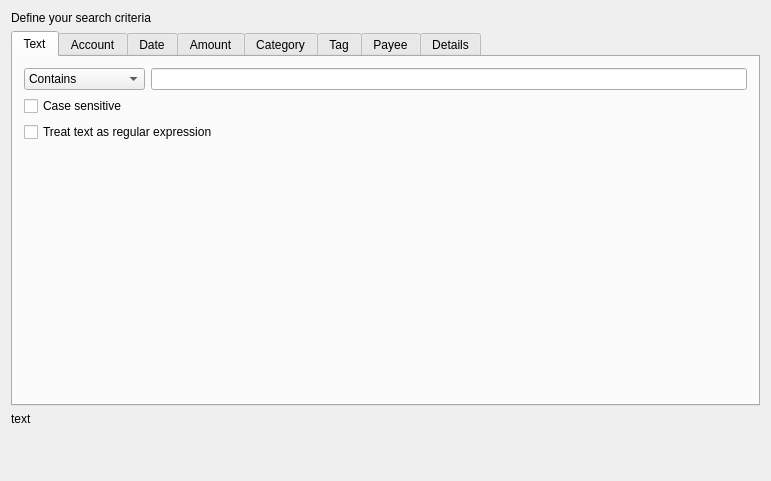
<?xml version="1.0" encoding="UTF-8"?>
<ui version="4.0">
 <class>KTransactionFilter</class>
 <widget class="QWidget" name="KTransactionFilter">
  <property name="geometry">
   <rect>
    <x>0</x>
    <y>0</y>
    <width>771</width>
    <height>481</height>
   </rect>
  </property>
  <property name="windowTitle">
   <string>Search transactions</string>
  </property>
  <property name="sizeGripEnabled" stdset="0">
   <bool>true</bool>
  </property>
  <layout class="QVBoxLayout" name="verticalLayout">
   <item>
    <widget class="QLabel" name="TextLabel1">
     <property name="text">
      <string>Define your search criteria</string>
     </property>
     <property name="wordWrap">
      <bool>false</bool>
     </property>
    </widget>
   </item>
   <item>
    <widget class="QTabWidget" name="m_criteriaTab">
     <property name="sizePolicy">
      <sizepolicy hsizetype="Preferred" vsizetype="Preferred">
       <horstretch>0</horstretch>
       <verstretch>3</verstretch>
      </sizepolicy>
     </property>
     <property name="currentIndex">
      <number>0</number>
     </property>
     <widget class="QWidget" name="m_textTab">
      <attribute name="title">
       <string>Text</string>
      </attribute>
      <layout class="QGridLayout">
       <item row="3" column="2">
        <spacer name="Spacer20">
         <property name="orientation">
          <enum>Qt::Vertical</enum>
         </property>
         <property name="sizeType">
          <enum>QSizePolicy::Expanding</enum>
         </property>
         <property name="sizeHint" stdset="0">
          <size>
           <width>16</width>
           <height>83</height>
          </size>
         </property>
        </spacer>
       </item>
       <item row="0" column="1" colspan="2">
        <widget class="KLineEdit" name="m_textEdit">
         <property name="sizePolicy">
          <sizepolicy hsizetype="Expanding" vsizetype="Fixed">
           <horstretch>1</horstretch>
           <verstretch>0</verstretch>
          </sizepolicy>
         </property>
         <property name="minimumSize">
          <size>
           <width>300</width>
           <height>0</height>
          </size>
         </property>
         <property name="showClearButton" stdset="0">
          <bool>true</bool>
         </property>
        </widget>
       </item>
       <item row="0" column="0">
        <widget class="KComboBox" name="m_textNegate">
         <item>
          <property name="text">
           <string>Contains</string>
          </property>
         </item>
         <item>
          <property name="text">
           <string>Does not contain</string>
          </property>
         </item>
        </widget>
       </item>
       <item row="2" column="0" colspan="3">
        <widget class="QCheckBox" name="m_regExp">
         <property name="text">
          <string>Treat text as regular expression</string>
         </property>
        </widget>
       </item>
       <item row="1" column="0" colspan="2">
        <widget class="QCheckBox" name="m_caseSensitive">
         <property name="text">
          <string>Case sensitive</string>
         </property>
        </widget>
       </item>
      </layout>
     </widget>
     <widget class="QWidget" name="m_accountTab">
      <attribute name="title">
       <string>Account</string>
      </attribute>
      <layout class="QVBoxLayout" name="_2">
       <property name="spacing">
        <number>6</number>
       </property>
       <property name="leftMargin">
        <number>11</number>
       </property>
       <property name="topMargin">
        <number>11</number>
       </property>
       <property name="rightMargin">
        <number>11</number>
       </property>
       <property name="bottomMargin">
        <number>11</number>
       </property>
       <item>
        <widget class="KMyMoneyAccountSelector" name="m_accountsView" native="true"/>
       </item>
      </layout>
     </widget>
     <widget class="QWidget" name="m_dateTab">
      <attribute name="title">
       <string>Date</string>
      </attribute>
      <layout class="QVBoxLayout" name="dateTabLayout">
       <item>
        <layout class="QHBoxLayout" name="dateRangeLayout">
         <item>
          <spacer name="Spacer25">
           <property name="orientation">
            <enum>Qt::Horizontal</enum>
           </property>
           <property name="sizeType">
            <enum>QSizePolicy::Expanding</enum>
           </property>
           <property name="sizeHint" stdset="0">
            <size>
             <width>40</width>
             <height>20</height>
            </size>
           </property>
          </spacer>
         </item>
        </layout>
       </item>
       <item>
        <spacer name="Spacer22">
         <property name="orientation">
          <enum>Qt::Vertical</enum>
         </property>
         <property name="sizeType">
          <enum>QSizePolicy::Expanding</enum>
         </property>
         <property name="sizeHint" stdset="0">
          <size>
           <width>20</width>
           <height>30</height>
          </size>
         </property>
        </spacer>
       </item>
      </layout>
     </widget>
     <widget class="QWidget" name="m_amountTab">
      <attribute name="title">
       <string>Amount</string>
      </attribute>
      <layout class="QVBoxLayout" name="_3">
       <item>
        <layout class="QHBoxLayout" name="_4">
         <item>
          <widget class="QFrame" name="frame">
           <property name="frameShape">
            <enum>QFrame::NoFrame</enum>
           </property>
           <property name="frameShadow">
            <enum>QFrame::Sunken</enum>
           </property>
           <layout class="QVBoxLayout" name="_5">
            <property name="leftMargin">
             <number>0</number>
            </property>
            <property name="topMargin">
             <number>0</number>
            </property>
            <property name="rightMargin">
             <number>0</number>
            </property>
            <property name="bottomMargin">
             <number>0</number>
            </property>
            <item>
             <widget class="QRadioButton" name="m_amountButton">
              <property name="text">
               <string>Search this amount</string>
              </property>
             </widget>
            </item>
            <item>
             <widget class="QRadioButton" name="m_amountRangeButton">
              <property name="text">
               <string>Search amount in the range</string>
              </property>
             </widget>
            </item>
           </layout>
          </widget>
         </item>
         <item>
          <layout class="QGridLayout" name="_6">
           <item row="2" column="1">
            <widget class="AmountEdit" name="m_amountToEdit" native="true">
             <property name="minimumSize">
              <size>
               <width>100</width>
               <height>0</height>
              </size>
             </property>
            </widget>
           </item>
           <item row="0" column="0">
            <widget class="QLabel" name="TextLabel9">
             <property name="text">
              <string/>
             </property>
             <property name="wordWrap">
              <bool>false</bool>
             </property>
            </widget>
           </item>
           <item row="2" column="0">
            <widget class="QLabel" name="TextLabel8">
             <property name="text">
              <string comment="to (amount)">to</string>
             </property>
             <property name="wordWrap">
              <bool>false</bool>
             </property>
            </widget>
           </item>
           <item row="0" column="1">
            <widget class="AmountEdit" name="m_amountEdit" native="true">
             <property name="minimumSize">
              <size>
               <width>100</width>
               <height>0</height>
              </size>
             </property>
            </widget>
           </item>
           <item row="1" column="0">
            <widget class="QLabel" name="TextLabel7">
             <property name="text">
              <string comment="from (amount)">from</string>
             </property>
             <property name="wordWrap">
              <bool>false</bool>
             </property>
            </widget>
           </item>
           <item row="1" column="1">
            <widget class="AmountEdit" name="m_amountFromEdit" native="true">
             <property name="minimumSize">
              <size>
               <width>100</width>
               <height>0</height>
              </size>
             </property>
            </widget>
           </item>
          </layout>
         </item>
         <item>
          <spacer name="Spacer28">
           <property name="orientation">
            <enum>Qt::Horizontal</enum>
           </property>
           <property name="sizeType">
            <enum>QSizePolicy::Expanding</enum>
           </property>
           <property name="sizeHint" stdset="0">
            <size>
             <width>16</width>
             <height>16</height>
            </size>
           </property>
          </spacer>
         </item>
        </layout>
       </item>
       <item>
        <spacer name="Spacer27">
         <property name="orientation">
          <enum>Qt::Vertical</enum>
         </property>
         <property name="sizeType">
          <enum>QSizePolicy::Expanding</enum>
         </property>
         <property name="sizeHint" stdset="0">
          <size>
           <width>16</width>
           <height>75</height>
          </size>
         </property>
        </spacer>
       </item>
      </layout>
     </widget>
     <widget class="QWidget" name="m_categoryTab">
      <attribute name="title">
       <string>Category</string>
      </attribute>
      <layout class="QVBoxLayout" name="_7">
       <item>
        <widget class="KMyMoneyAccountSelector" name="m_categoriesView" native="true"/>
       </item>
      </layout>
     </widget>
     <widget class="QWidget" name="m_tagTab">
      <attribute name="title">
       <string>Tag</string>
      </attribute>
      <layout class="QHBoxLayout" name="_8">
       <property name="spacing">
        <number>6</number>
       </property>
       <property name="leftMargin">
        <number>11</number>
       </property>
       <property name="topMargin">
        <number>11</number>
       </property>
       <property name="rightMargin">
        <number>11</number>
       </property>
       <property name="bottomMargin">
        <number>11</number>
       </property>
       <item>
        <layout class="QVBoxLayout" name="_9">
         <property name="spacing">
          <number>6</number>
         </property>
         <property name="leftMargin">
          <number>0</number>
         </property>
         <property name="topMargin">
          <number>0</number>
         </property>
         <property name="rightMargin">
          <number>0</number>
         </property>
         <property name="bottomMargin">
          <number>0</number>
         </property>
         <item>
          <widget class="QTreeWidget" name="m_tagsView">
           <property name="rootIsDecorated">
            <bool>false</bool>
           </property>
           <column>
            <property name="text">
             <string>Tag</string>
            </property>
           </column>
          </widget>
         </item>
         <item>
          <widget class="QCheckBox" name="m_emptyTagsButton">
           <property name="text">
            <string>Select transactions without tags</string>
           </property>
          </widget>
         </item>
        </layout>
       </item>
       <item>
        <layout class="QVBoxLayout" name="_10">
         <property name="spacing">
          <number>6</number>
         </property>
         <property name="leftMargin">
          <number>0</number>
         </property>
         <property name="topMargin">
          <number>0</number>
         </property>
         <property name="rightMargin">
          <number>0</number>
         </property>
         <property name="bottomMargin">
          <number>0</number>
         </property>
         <item>
          <widget class="QPushButton" name="m_allTagsButton">
           <property name="text">
            <string>Select all</string>
           </property>
          </widget>
         </item>
         <item>
          <widget class="QPushButton" name="m_clearTagsButton">
           <property name="text">
            <string>Select none</string>
           </property>
          </widget>
         </item>
         <item>
          <spacer name="Spacer29">
           <property name="orientation">
            <enum>Qt::Vertical</enum>
           </property>
           <property name="sizeType">
            <enum>QSizePolicy::Expanding</enum>
           </property>
           <property name="sizeHint" stdset="0">
            <size>
             <width>0</width>
             <height>42</height>
            </size>
           </property>
          </spacer>
         </item>
        </layout>
       </item>
      </layout>
     </widget>
     <widget class="QWidget" name="m_payeeTab">
      <attribute name="title">
       <string>Payee</string>
      </attribute>
      <layout class="QHBoxLayout" name="_11">
       <property name="spacing">
        <number>6</number>
       </property>
       <property name="leftMargin">
        <number>11</number>
       </property>
       <property name="topMargin">
        <number>11</number>
       </property>
       <property name="rightMargin">
        <number>11</number>
       </property>
       <property name="bottomMargin">
        <number>11</number>
       </property>
       <item>
        <layout class="QVBoxLayout" name="_12">
         <property name="spacing">
          <number>6</number>
         </property>
         <property name="leftMargin">
          <number>0</number>
         </property>
         <property name="topMargin">
          <number>0</number>
         </property>
         <property name="rightMargin">
          <number>0</number>
         </property>
         <property name="bottomMargin">
          <number>0</number>
         </property>
         <item>
          <widget class="QTreeWidget" name="m_payeesView">
           <property name="rootIsDecorated">
            <bool>false</bool>
           </property>
           <column>
            <property name="text">
             <string>Payee</string>
            </property>
           </column>
          </widget>
         </item>
         <item>
          <widget class="QCheckBox" name="m_emptyPayeesButton">
           <property name="text">
            <string>Select transactions without payees</string>
           </property>
          </widget>
         </item>
        </layout>
       </item>
       <item>
        <layout class="QVBoxLayout" name="_13">
         <property name="spacing">
          <number>6</number>
         </property>
         <property name="leftMargin">
          <number>0</number>
         </property>
         <property name="topMargin">
          <number>0</number>
         </property>
         <property name="rightMargin">
          <number>0</number>
         </property>
         <property name="bottomMargin">
          <number>0</number>
         </property>
         <item>
          <widget class="QPushButton" name="m_allPayeesButton">
           <property name="text">
            <string>Select all</string>
           </property>
          </widget>
         </item>
         <item>
          <widget class="QPushButton" name="m_clearPayeesButton">
           <property name="text">
            <string>Select none</string>
           </property>
          </widget>
         </item>
         <item>
          <spacer name="Spacer291">
           <property name="orientation">
            <enum>Qt::Vertical</enum>
           </property>
           <property name="sizeType">
            <enum>QSizePolicy::Expanding</enum>
           </property>
           <property name="sizeHint" stdset="0">
            <size>
             <width>0</width>
             <height>42</height>
            </size>
           </property>
          </spacer>
         </item>
        </layout>
       </item>
      </layout>
     </widget>
     <widget class="QWidget" name="m_detailsTab">
      <attribute name="title">
       <string>Details</string>
      </attribute>
      <layout class="QVBoxLayout" name="_14">
       <item>
        <layout class="QHBoxLayout" name="_15">
         <item>
          <layout class="QGridLayout" name="_16">
           <item row="2" column="0">
            <widget class="QLabel" name="TextLabel11_2">
             <property name="text">
              <string>Validity</string>
             </property>
             <property name="wordWrap">
              <bool>false</bool>
             </property>
            </widget>
           </item>
           <item row="0" column="0">
            <widget class="QLabel" name="TextLabel10">
             <property name="text">
              <string>Type</string>
             </property>
             <property name="wordWrap">
              <bool>false</bool>
             </property>
            </widget>
           </item>
           <item row="1" column="1">
            <widget class="KComboBox" name="m_stateBox">
             <item>
              <property name="text">
               <string comment="@item reconciliation status">All states</string>
              </property>
             </item>
             <item>
              <property name="text">
               <string comment="@item reconciliation status">Not reconciled</string>
              </property>
             </item>
             <item>
              <property name="text">
               <string comment="@item reconciliation status">Cleared</string>
              </property>
             </item>
             <item>
              <property name="text">
               <string comment="@item reconciliation status">Reconciled</string>
              </property>
             </item>
            </widget>
           </item>
           <item row="0" column="1">
            <widget class="KComboBox" name="m_typeBox">
             <item>
              <property name="text">
               <string>All types</string>
              </property>
             </item>
             <item>
              <property name="text">
               <string>Payments</string>
              </property>
             </item>
             <item>
              <property name="text">
               <string>Deposits</string>
              </property>
             </item>
             <item>
              <property name="text">
               <string>Transfers</string>
              </property>
             </item>
            </widget>
           </item>
           <item row="2" column="1">
            <widget class="KComboBox" name="m_validityBox">
             <item>
              <property name="text">
               <string>Any transaction</string>
              </property>
             </item>
             <item>
              <property name="text">
               <string>Valid transaction</string>
              </property>
             </item>
             <item>
              <property name="text">
               <string>Invalid transaction</string>
              </property>
             </item>
            </widget>
           </item>
           <item row="1" column="0">
            <widget class="QLabel" name="TextLabel11">
             <property name="text">
              <string comment="@label reconciliation status">State</string>
             </property>
             <property name="wordWrap">
              <bool>false</bool>
             </property>
            </widget>
           </item>
          </layout>
         </item>
         <item>
          <spacer name="Spacer30">
           <property name="orientation">
            <enum>Qt::Horizontal</enum>
           </property>
           <property name="sizeType">
            <enum>QSizePolicy::Expanding</enum>
           </property>
           <property name="sizeHint" stdset="0">
            <size>
             <width>130</width>
             <height>20</height>
            </size>
           </property>
          </spacer>
         </item>
        </layout>
       </item>
       <item>
        <layout class="QHBoxLayout" name="_17">
         <item>
          <widget class="QFrame" name="frame_2">
           <property name="frameShape">
            <enum>QFrame::NoFrame</enum>
           </property>
           <layout class="QVBoxLayout" name="_18">
            <item>
             <widget class="QRadioButton" name="m_nrButton">
              <property name="text">
               <string>Search this number</string>
              </property>
             </widget>
            </item>
            <item>
             <widget class="QRadioButton" name="m_nrRangeButton">
              <property name="sizePolicy">
               <sizepolicy hsizetype="Minimum" vsizetype="Fixed">
                <horstretch>0</horstretch>
                <verstretch>0</verstretch>
               </sizepolicy>
              </property>
              <property name="text">
               <string>Search number in range</string>
              </property>
             </widget>
            </item>
           </layout>
          </widget>
         </item>
         <item>
          <layout class="QGridLayout" name="_19">
           <item row="0" column="0">
            <widget class="QLabel" name="TextLabel12">
             <property name="text">
              <string/>
             </property>
             <property name="wordWrap">
              <bool>false</bool>
             </property>
            </widget>
           </item>
           <item row="2" column="0">
            <widget class="QLabel" name="TextLabel14">
             <property name="text">
              <string comment="to (number)">to</string>
             </property>
             <property name="wordWrap">
              <bool>false</bool>
             </property>
            </widget>
           </item>
           <item row="2" column="1">
            <widget class="KMyMoneyLineEdit" name="m_nrToEdit" native="true"/>
           </item>
           <item row="0" column="1">
            <widget class="KMyMoneyLineEdit" name="m_nrEdit" native="true"/>
           </item>
           <item row="1" column="0">
            <widget class="QLabel" name="TextLabel13">
             <property name="text">
              <string comment="from (number)">from</string>
             </property>
             <property name="wordWrap">
              <bool>false</bool>
             </property>
            </widget>
           </item>
           <item row="1" column="1">
            <widget class="KMyMoneyLineEdit" name="m_nrFromEdit" native="true"/>
           </item>
          </layout>
         </item>
         <item>
          <spacer name="Spacer31">
           <property name="orientation">
            <enum>Qt::Horizontal</enum>
           </property>
           <property name="sizeType">
            <enum>QSizePolicy::Expanding</enum>
           </property>
           <property name="sizeHint" stdset="0">
            <size>
             <width>20</width>
             <height>20</height>
            </size>
           </property>
          </spacer>
         </item>
        </layout>
       </item>
       <item>
        <spacer name="Spacer32">
         <property name="orientation">
          <enum>Qt::Vertical</enum>
         </property>
         <property name="sizeType">
          <enum>QSizePolicy::Expanding</enum>
         </property>
         <property name="sizeHint" stdset="0">
          <size>
           <width>16</width>
           <height>16</height>
          </size>
         </property>
        </spacer>
       </item>
      </layout>
     </widget>
    </widget>
   </item>
   <item>
    <widget class="QLabel" name="m_selectedCriteria">
     <property name="text">
      <string>text</string>
     </property>
     <property name="alignment">
      <set>Qt::AlignTop</set>
     </property>
     <property name="wordWrap">
      <bool>false</bool>
     </property>
    </widget>
   </item>
   <item>
    <widget class="QLabel" name="m_transferWarning">
     <property name="font">
      <font>
       <weight>75</weight>
       <bold>true</bold>
      </font>
     </property>
     <property name="text">
      <string/>
     </property>
     <property name="wordWrap">
      <bool>false</bool>
     </property>
    </widget>
   </item>
   <item>
    <spacer name="spacer16">
     <property name="orientation">
      <enum>Qt::Vertical</enum>
     </property>
     <property name="sizeType">
      <enum>QSizePolicy::Expanding</enum>
     </property>
     <property name="sizeHint" stdset="0">
      <size>
       <width>20</width>
       <height>24</height>
      </size>
     </property>
    </spacer>
   </item>
  </layout>
 </widget>
 <layoutdefault spacing="6" margin="11"/>
 <customwidgets>
  <customwidget>
   <class>KLineEdit</class>
   <extends>QLineEdit</extends>
   <header>klineedit.h</header>
  </customwidget>
  <customwidget>
   <class>KComboBox</class>
   <extends>QComboBox</extends>
   <header>kcombobox.h</header>
  </customwidget>
  <customwidget>
   <class>KMyMoneyLineEdit</class>
   <extends>QWidget</extends>
   <header>../widgets/kmymoneylineedit.h</header>
  </customwidget>
  <customwidget>
   <class>KMyMoneyAccountSelector</class>
   <extends>QWidget</extends>
   <header location="global">../widgets/kmymoneyaccountselector.h</header>
  </customwidget>
  <customwidget>                                   
   <class>AmountEdit</class>
   <extends>QLineEdit</extends>                   
   <header location="global">amountedit.h</header>
  </customwidget>
 </customwidgets>
 <resources/>
 <connections/>
</ui>
